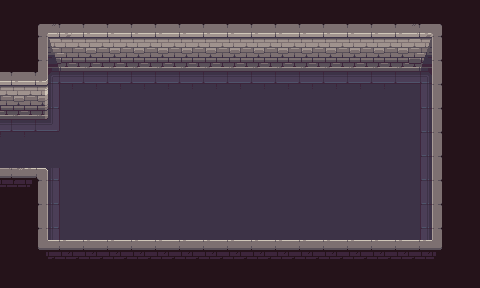

The image is a tile-based game level rendered from a .tmx file. Its description and complete source (layers, tilesets, objects, tile grids) follow:
An orthogonal 20x12 tile map with 24x24 px tiles, 2 tile layers (图块层 1, Wall), 2 tilesets.

<map version="1.10" tiledversion="1.11.2" orientation="orthogonal" renderorder="right-down" width="20" height="12" tilewidth="24" tileheight="24" infinite="0" nextlayerid="3" nextobjectid="1">
 <tileset firstgid="1" source="../Base.tsx" />
 <tileset firstgid="106" source="../Air.tsx" />
 <layer id="1" name="图块层 1" width="20" height="12">
  <data encoding="csv">
101,101,101,101,101,101,101,101,101,101,101,101,101,101,101,101,101,101,101,101,
101,18,19,20,20,20,20,20,25,20,20,20,20,20,20,20,20,26,27,101,
101,63,34,40,40,40,40,40,35,35,35,35,35,40,40,40,40,41,42,101,
20,21,37,50,50,50,50,50,50,50,50,50,50,50,50,50,50,38,42,101,
35,36,64,68,68,68,68,68,68,68,68,68,68,68,68,68,68,71,42,101,
50,50,52,68,68,68,68,68,68,68,68,68,68,68,68,68,68,71,57,101,
83,83,65,68,68,68,68,68,68,68,68,68,68,68,68,68,68,71,57,101,
80,81,64,68,68,68,68,68,68,68,68,68,68,68,68,68,68,71,42,101,
101,63,64,68,68,68,68,68,68,68,68,68,68,68,68,68,68,71,42,101,
101,63,64,68,68,68,68,68,68,68,68,68,68,68,68,68,68,71,42,101,
101,96,97,97,97,97,97,97,97,97,97,97,97,97,97,97,97,97,99,101,
101,101,101,101,101,101,101,101,101,101,101,101,101,101,101,101,101,101,101,101
</data>
 </layer>
 <layer id="2" name="Wall" width="20" height="12" opacity="0">
  <data encoding="csv">
0,0,0,0,0,0,0,0,0,0,0,0,0,0,0,0,0,0,0,0,
0,106,106,106,106,106,106,106,106,106,106,106,106,106,106,106,106,106,106,0,
0,106,0,0,0,0,0,0,0,0,0,0,0,0,0,0,0,0,106,0,
106,106,0,0,0,0,0,0,0,0,0,0,0,0,0,0,0,0,106,0,
0,0,0,0,0,0,0,0,0,0,0,0,0,0,0,0,0,0,106,0,
0,0,0,0,0,0,0,0,0,0,0,0,0,0,0,0,0,0,106,0,
0,0,0,0,0,0,0,0,0,0,0,0,0,0,0,0,0,0,106,0,
106,106,0,0,0,0,0,0,0,0,0,0,0,0,0,0,0,0,106,0,
0,106,0,0,0,0,0,0,0,0,0,0,0,0,0,0,0,0,106,0,
0,106,0,0,0,0,0,0,0,0,0,0,0,0,0,0,0,0,106,0,
0,106,106,106,106,106,106,106,106,106,106,106,106,106,106,106,106,106,106,0,
0,0,0,0,0,0,0,0,0,0,0,0,0,0,0,0,0,0,0,0
</data>
 </layer>
</map>
